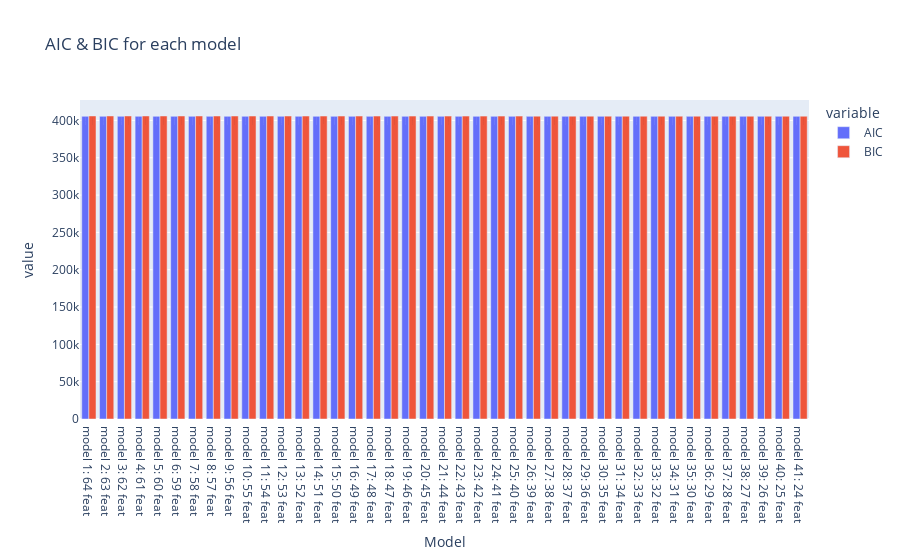

Here is the notebook cell this chart was saved with:
### Code cell
px.bar(model_results_BE, x='Model', y=[
       'AIC', 'BIC'], title='AIC & BIC for each model', barmode='group', text_auto=True)

### Figure 1 — Plotly figure (JSON) as saved in the notebook; plotly's stock layout.template omitted (floating-point values rounded to 4 significant figures)
{"data": [{"alignmentgroup": "True", "hovertemplate": "variable=AIC<br>Model=%{x}<br>value=%{y}<extra></extra>", "legendgroup": "AIC", "marker": {"color": "#636efa", "pattern": {"shape": ""}}, "name": "AIC", "offsetgroup": "AIC", "orientation": "v", "showlegend": true, "textposition": "auto", "texttemplate": "%{y}", "type": "bar", "x": ["model 1: 64 feat", "model 2: 63 feat", "model 3: 62 feat", "model 4: 61 feat", "model 5: 60 feat", "model 6: 59 feat", "model 7: 58 feat", "model 8: 57 feat", "model 9: 56 feat", "model 10: 55 feat", "model 11: 54 feat", "model 12: 53 feat", "model 13: 52 feat", "model 14: 51 feat", "model 15: 50 feat", "model 16: 49 feat", "model 17: 48 feat", "model 18: 47 feat", "model 19: 46 feat", "model 20: 45 feat", "model 21: 44 feat", "model 22: 43 feat", "model 23: 42 feat", "model 24: 41 feat", "model 25: 40 feat", "model 26: 39 feat", "model 27: 38 feat", "model 28: 37 feat", "model 29: 36 feat", "model 30: 35 feat", "model 31: 34 feat", "model 32: 33 feat", "model 33: 32 feat", "model 34: 31 feat", "model 35: 30 feat", "model 36: 29 feat", "model 37: 28 feat", "model 38: 27 feat", "model 39: 26 feat", "model 40: 25 feat", "model 41: 24 feat"], "xaxis": "x", "y": [405500.0, 405500.0, 405500.0, 405500.0, 405500.0, 405500.0, 405500.0, 405500.0, 405500.0, 405500.0, 405500.0, 405500.0, 405500.0, 405500.0, 405500.0, 405500.0, 405500.0, 405500.0, 405500.0, 405500.0, 405500.0, 405500.0, 405500.0, 405500.0, 405500.0, 405500.0, 405500.0, 405500.0, 405500.0, 405500.0, 405500.0, 405500.0, 405500.0, 405500.0, 405500.0, 405500.0, 405500.0, 405500.0, 405500.0, 405500.0, 405500.0], "yaxis": "y"}, {"alignmentgroup": "True", "hovertemplate": "variable=BIC<br>Model=%{x}<br>value=%{y}<extra></extra>", "legendgroup": "BIC", "marker": {"color": "#EF553B", "pattern": {"shape": ""}}, "name": "BIC", "offsetgroup": "BIC", "orientation": "v", "showlegend": true, "textposition": "auto", "texttemplate": "%{y}", "type": "bar", "x": ["model 1: 64 feat", "model 2: 63 feat", "model 3: 62 feat", "model 4: 61 feat", "model 5: 60 feat", "model 6: 59 feat", "model 7: 58 feat", "model 8: 57 feat", "model 9: 56 feat", "model 10: 55 feat", "model 11: 54 feat", "model 12: 53 feat", "model 13: 52 feat", "model 14: 51 feat", "model 15: 50 feat", "model 16: 49 feat", "model 17: 48 feat", "model 18: 47 feat", "model 19: 46 feat", "model 20: 45 feat", "model 21: 44 feat", "model 22: 43 feat", "model 23: 42 feat", "model 24: 41 feat", "model 25: 40 feat", "model 26: 39 feat", "model 27: 38 feat", "model 28: 37 feat", "model 29: 36 feat", "model 30: 35 feat", "model 31: 34 feat", "model 32: 33 feat", "model 33: 32 feat", "model 34: 31 feat", "model 35: 30 feat", "model 36: 29 feat", "model 37: 28 feat", "model 38: 27 feat", "model 39: 26 feat", "model 40: 25 feat", "model 41: 24 feat"], "xaxis": "x", "y": [406000.0, 406000.0, 406000.0, 406000.0, 406000.0, 406000.0, 406000.0, 406000.0, 405900.0, 405900.0, 405900.0, 405900.0, 405900.0, 405900.0, 405900.0, 405900.0, 405900.0, 405900.0, 405800.0, 405800.0, 405800.0, 405800.0, 405800.0, 405800.0, 405800.0, 405800.0, 405800.0, 405800.0, 405800.0, 405800.0, 405700.0, 405700.0, 405700.0, 405700.0, 405700.0, 405700.0, 405700.0, 405700.0, 405700.0, 405700.0, 405700.0], "yaxis": "y"}], "layout": {"barmode": "group", "legend": {"title": {"text": "variable"}, "tracegroupgap": 0}, "title": {"text": "AIC & BIC for each model"}, "xaxis": {"anchor": "y", "domain": [0, 1], "title": {"text": "Model"}}, "yaxis": {"anchor": "x", "domain": [0, 1], "title": {"text": "value"}}}}
